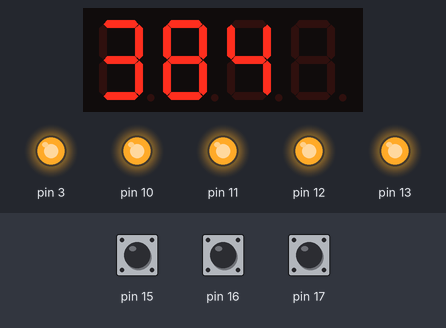
This sketch was run on a simulated Arduino Uno, built with avr-gcc and run on an emulated ATmega328P. On the bench: 4-digit seven-segment display, output pins drawn as LEDs (lit = HIGH). Inputs (shaded band) come from the test bench; at power-on: pin 15 HIGH, pin 16 HIGH, pin 17 HIGH.

Above: at 1.2 s.
1.3 s: pin 15 pulled LOW for 0.15 s
2.0 s: pin 16 pulled LOW for 0.15 s
2.7 s: pin 15 pulled LOW for 1 s
At 3.15 s:
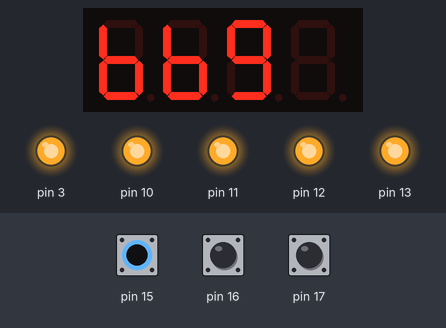
4.3 s: pin 16 pulled LOW for 0.15 s
At 4.95 s:
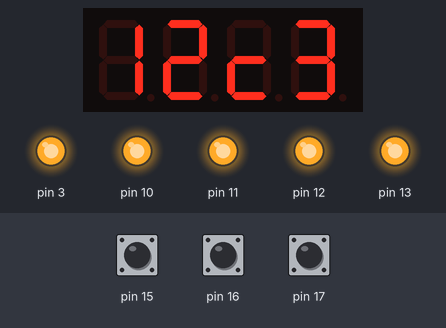
5.0 s: pin 15 pulled LOW for 0.15 s
At 6.65 s:
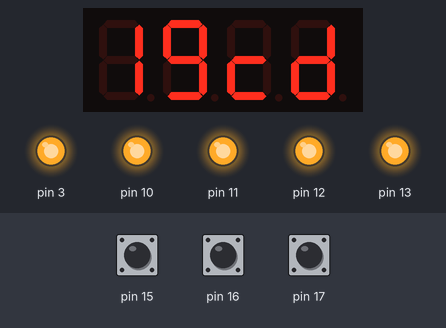
Timing chart, 0 to 6.7 s (numbered marks = the images above; inputs shaded):
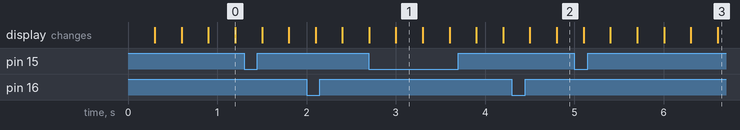

The sketch:

LibraryTests.ino
```cpp
#include <MultiFuncShield.h>

void setup()
{
  MFS.initialize();
}

void loop()
{
  char time[5];
  String(millis(), HEX).toCharArray(time, 5);
  MFS.write(time);
}
```

Measured:
- after the input at 2.7 s, the display: first differs from a run without the input after 0.30 s (image 1)
